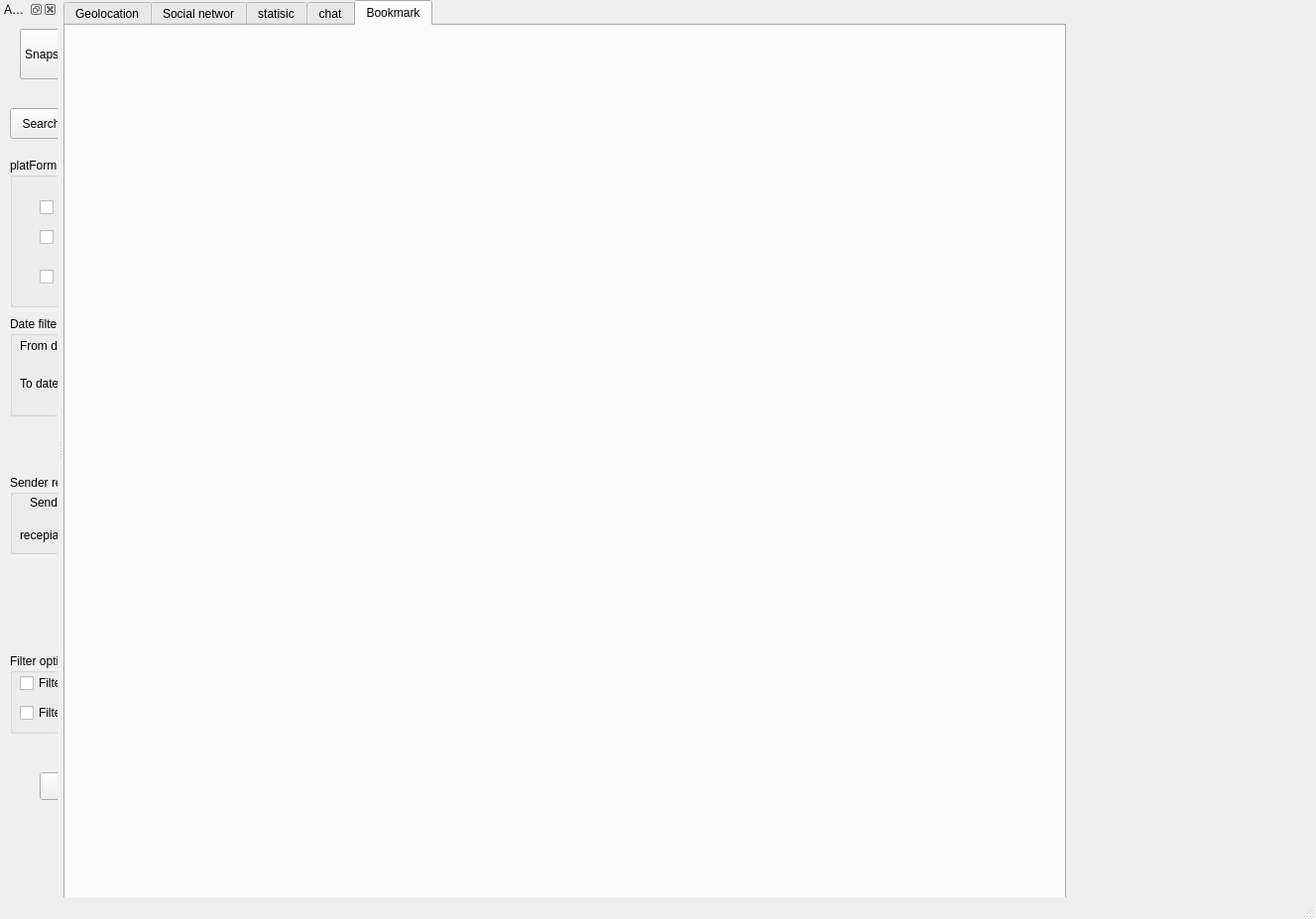
<?xml version="1.0" encoding="UTF-8"?>
<ui version="4.0">
 <class>MainWindow</class>
 <widget class="QMainWindow" name="MainWindow">
  <property name="geometry">
   <rect>
    <x>0</x>
    <y>0</y>
    <width>1327</width>
    <height>927</height>
   </rect>
  </property>
  <property name="windowTitle">
   <string>MainWindow</string>
  </property>
  <widget class="QWidget" name="centralwidget">
   <widget class="QTabWidget" name="tabWidgetBookMark">
    <property name="geometry">
     <rect>
      <x>0</x>
      <y>0</y>
      <width>1011</width>
      <height>931</height>
     </rect>
    </property>
    <property name="currentIndex">
     <number>4</number>
    </property>
    <widget class="QWidget" name="geoloctab">
     <attribute name="title">
      <string>Geolocation</string>
     </attribute>
    </widget>
    <widget class="QWidget" name="SocialNetworktab">
     <attribute name="title">
      <string>Social networ</string>
     </attribute>
     <widget class="QLabel" name="label_6">
      <property name="geometry">
       <rect>
        <x>14</x>
        <y>20</y>
        <width>761</width>
        <height>711</height>
       </rect>
      </property>
      <property name="text">
       <string/>
      </property>
     </widget>
     <widget class="QGroupBox" name="groupBox_7">
      <property name="geometry">
       <rect>
        <x>30</x>
        <y>780</y>
        <width>751</width>
        <height>80</height>
       </rect>
      </property>
      <property name="title">
       <string>Virtualization  Social Network</string>
      </property>
      <widget class="QPushButton" name="btn_Circular_Layout">
       <property name="geometry">
        <rect>
         <x>30</x>
         <y>30</y>
         <width>93</width>
         <height>28</height>
        </rect>
       </property>
       <property name="text">
        <string>Circular layout</string>
       </property>
      </widget>
      <widget class="QPushButton" name="btn_Planer_Layout">
       <property name="geometry">
        <rect>
         <x>130</x>
         <y>30</y>
         <width>93</width>
         <height>28</height>
        </rect>
       </property>
       <property name="text">
        <string>Planer layout</string>
       </property>
      </widget>
      <widget class="QPushButton" name="btn_Random_Layout">
       <property name="geometry">
        <rect>
         <x>230</x>
         <y>30</y>
         <width>93</width>
         <height>28</height>
        </rect>
       </property>
       <property name="text">
        <string>Random layout</string>
       </property>
      </widget>
      <widget class="QPushButton" name="btn_Special_Layout">
       <property name="geometry">
        <rect>
         <x>340</x>
         <y>30</y>
         <width>93</width>
         <height>28</height>
        </rect>
       </property>
       <property name="text">
        <string>Spectral layout</string>
       </property>
      </widget>
     </widget>
    </widget>
    <widget class="QWidget" name="statisictap">
     <attribute name="title">
      <string>statisic</string>
     </attribute>
     <widget class="QGroupBox" name="groupBox_4">
      <property name="geometry">
       <rect>
        <x>0</x>
        <y>790</y>
        <width>791</width>
        <height>80</height>
       </rect>
      </property>
      <property name="title">
       <string>options</string>
      </property>
      <widget class="QPushButton" name="btnPieChart">
       <property name="geometry">
        <rect>
         <x>70</x>
         <y>20</y>
         <width>93</width>
         <height>28</height>
        </rect>
       </property>
       <property name="text">
        <string>Pie chart</string>
       </property>
      </widget>
      <widget class="QPushButton" name="btnBarChart">
       <property name="geometry">
        <rect>
         <x>210</x>
         <y>20</y>
         <width>93</width>
         <height>28</height>
        </rect>
       </property>
       <property name="text">
        <string>Bar chart</string>
       </property>
      </widget>
      <widget class="QCheckBox" name="checkBox_places">
       <property name="geometry">
        <rect>
         <x>410</x>
         <y>20</y>
         <width>81</width>
         <height>20</height>
        </rect>
       </property>
       <property name="text">
        <string>Places</string>
       </property>
      </widget>
      <widget class="QCheckBox" name="checkBox_5">
       <property name="geometry">
        <rect>
         <x>530</x>
         <y>20</y>
         <width>81</width>
         <height>20</height>
        </rect>
       </property>
       <property name="text">
        <string>People</string>
       </property>
      </widget>
      <widget class="QCheckBox" name="checkBox_6">
       <property name="geometry">
        <rect>
         <x>670</x>
         <y>20</y>
         <width>81</width>
         <height>20</height>
        </rect>
       </property>
       <property name="text">
        <string>Dates</string>
       </property>
      </widget>
     </widget>
     <widget class="QLabel" name="lbl_statistic">
      <property name="geometry">
       <rect>
        <x>20</x>
        <y>20</y>
        <width>761</width>
        <height>751</height>
       </rect>
      </property>
      <property name="text">
       <string/>
      </property>
     </widget>
    </widget>
    <widget class="QWidget" name="tab_tap">
     <attribute name="title">
      <string>chat</string>
     </attribute>
     <widget class="QLabel" name="label_5">
      <property name="geometry">
       <rect>
        <x>-20</x>
        <y>-10</y>
        <width>951</width>
        <height>841</height>
       </rect>
      </property>
      <property name="text">
       <string>TextLabel</string>
      </property>
     </widget>
     <widget class="QPlainTextEdit" name="plainTextEdit">
      <property name="geometry">
       <rect>
        <x>0</x>
        <y>10</y>
        <width>961</width>
        <height>851</height>
       </rect>
      </property>
     </widget>
    </widget>
    <widget class="QWidget" name="tab">
     <attribute name="title">
      <string>Bookmark</string>
     </attribute>
    </widget>
   </widget>
  </widget>
  <widget class="QStatusBar" name="statusbar"/>
  <widget class="QDockWidget" name="dockWidget_analysis">
   <property name="styleSheet">
    <string notr="true">q rgb(250, 235, 255)</string>
   </property>
   <property name="windowTitle">
    <string>Analysis bar</string>
   </property>
   <attribute name="dockWidgetArea">
    <number>1</number>
   </attribute>
   <widget class="QWidget" name="dockWidgetContents_2">
    <widget class="QGroupBox" name="groupBox_2">
     <property name="geometry">
      <rect>
       <x>10</x>
       <y>140</y>
       <width>211</width>
       <height>151</height>
      </rect>
     </property>
     <property name="title">
      <string>platForm</string>
     </property>
     <widget class="QCheckBox" name="checkBox_Email">
      <property name="geometry">
       <rect>
        <x>30</x>
        <y>40</y>
        <width>81</width>
        <height>20</height>
       </rect>
      </property>
      <property name="text">
       <string>Email</string>
      </property>
     </widget>
     <widget class="QCheckBox" name="checkBox_WhatsApp">
      <property name="geometry">
       <rect>
        <x>30</x>
        <y>70</y>
        <width>81</width>
        <height>20</height>
       </rect>
      </property>
      <property name="text">
       <string>WahatApp</string>
      </property>
     </widget>
     <widget class="QCheckBox" name="checkBox_Viber">
      <property name="geometry">
       <rect>
        <x>30</x>
        <y>110</y>
        <width>81</width>
        <height>20</height>
       </rect>
      </property>
      <property name="text">
       <string>Viber</string>
      </property>
     </widget>
    </widget>
    <widget class="QLineEdit" name="lineEdit_serchKeyWord_ForChat">
     <property name="geometry">
      <rect>
       <x>120</x>
       <y>90</y>
       <width>161</width>
       <height>31</height>
      </rect>
     </property>
    </widget>
    <widget class="QPushButton" name="btnKeyWordChat_2">
     <property name="geometry">
      <rect>
       <x>10</x>
       <y>90</y>
       <width>111</width>
       <height>31</height>
      </rect>
     </property>
     <property name="text">
      <string>Search keyword</string>
     </property>
    </widget>
    <widget class="QPushButton" name="btnSnapshot">
     <property name="geometry">
      <rect>
       <x>20</x>
       <y>10</y>
       <width>61</width>
       <height>51</height>
      </rect>
     </property>
     <property name="text">
      <string>Snapshot</string>
     </property>
    </widget>
    <widget class="QGroupBox" name="groupBox_3">
     <property name="geometry">
      <rect>
       <x>10</x>
       <y>640</y>
       <width>231</width>
       <height>81</height>
      </rect>
     </property>
     <property name="title">
      <string>Filter option</string>
     </property>
     <widget class="QCheckBox" name="checkBox_filterKeyWord">
      <property name="geometry">
       <rect>
        <x>10</x>
        <y>20</y>
        <width>201</width>
        <height>20</height>
       </rect>
      </property>
      <property name="text">
       <string>Filter by  keyword only</string>
      </property>
     </widget>
     <widget class="QCheckBox" name="checkBox_FiterTimeDate">
      <property name="geometry">
       <rect>
        <x>10</x>
        <y>50</y>
        <width>171</width>
        <height>20</height>
       </rect>
      </property>
      <property name="text">
       <string>Filter by Date and time only</string>
      </property>
     </widget>
    </widget>
    <widget class="QPushButton" name="btnVerify">
     <property name="geometry">
      <rect>
       <x>40</x>
       <y>760</y>
       <width>141</width>
       <height>28</height>
      </rect>
     </property>
     <property name="text">
      <string>verify</string>
     </property>
    </widget>
    <widget class="QGroupBox" name="groupBox_5">
     <property name="geometry">
      <rect>
       <x>10</x>
       <y>300</y>
       <width>271</width>
       <height>101</height>
      </rect>
     </property>
     <property name="title">
      <string>Date filtering</string>
     </property>
     <widget class="QLabel" name="label_2">
      <property name="geometry">
       <rect>
        <x>10</x>
        <y>60</y>
        <width>55</width>
        <height>16</height>
       </rect>
      </property>
      <property name="text">
       <string>To date</string>
      </property>
     </widget>
     <widget class="QLabel" name="label">
      <property name="geometry">
       <rect>
        <x>10</x>
        <y>20</y>
        <width>61</width>
        <height>20</height>
       </rect>
      </property>
      <property name="text">
       <string>From date</string>
      </property>
     </widget>
     <widget class="QDateEdit" name="dateEdit_dateFrom">
      <property name="geometry">
       <rect>
        <x>80</x>
        <y>20</y>
        <width>110</width>
        <height>22</height>
       </rect>
      </property>
     </widget>
     <widget class="QDateEdit" name="dateEdit_dateTo">
      <property name="geometry">
       <rect>
        <x>80</x>
        <y>60</y>
        <width>110</width>
        <height>22</height>
       </rect>
      </property>
     </widget>
    </widget>
    <widget class="QGroupBox" name="groupBox_6">
     <property name="geometry">
      <rect>
       <x>10</x>
       <y>460</y>
       <width>241</width>
       <height>80</height>
      </rect>
     </property>
     <property name="title">
      <string>Sender recepian</string>
     </property>
     <widget class="QLineEdit" name="lineEdit_Sender">
      <property name="geometry">
       <rect>
        <x>70</x>
        <y>20</y>
        <width>161</width>
        <height>22</height>
       </rect>
      </property>
     </widget>
     <widget class="QLabel" name="label_3">
      <property name="geometry">
       <rect>
        <x>20</x>
        <y>20</y>
        <width>55</width>
        <height>16</height>
       </rect>
      </property>
      <property name="text">
       <string>Sender</string>
      </property>
     </widget>
     <widget class="QLineEdit" name="lineEdit_Recepian">
      <property name="geometry">
       <rect>
        <x>70</x>
        <y>50</y>
        <width>161</width>
        <height>22</height>
       </rect>
      </property>
     </widget>
     <widget class="QLabel" name="label_4">
      <property name="geometry">
       <rect>
        <x>10</x>
        <y>50</y>
        <width>55</width>
        <height>21</height>
       </rect>
      </property>
      <property name="text">
       <string>recepian</string>
      </property>
     </widget>
    </widget>
   </widget>
  </widget>
 </widget>
 <resources/>
 <connections/>
</ui>
